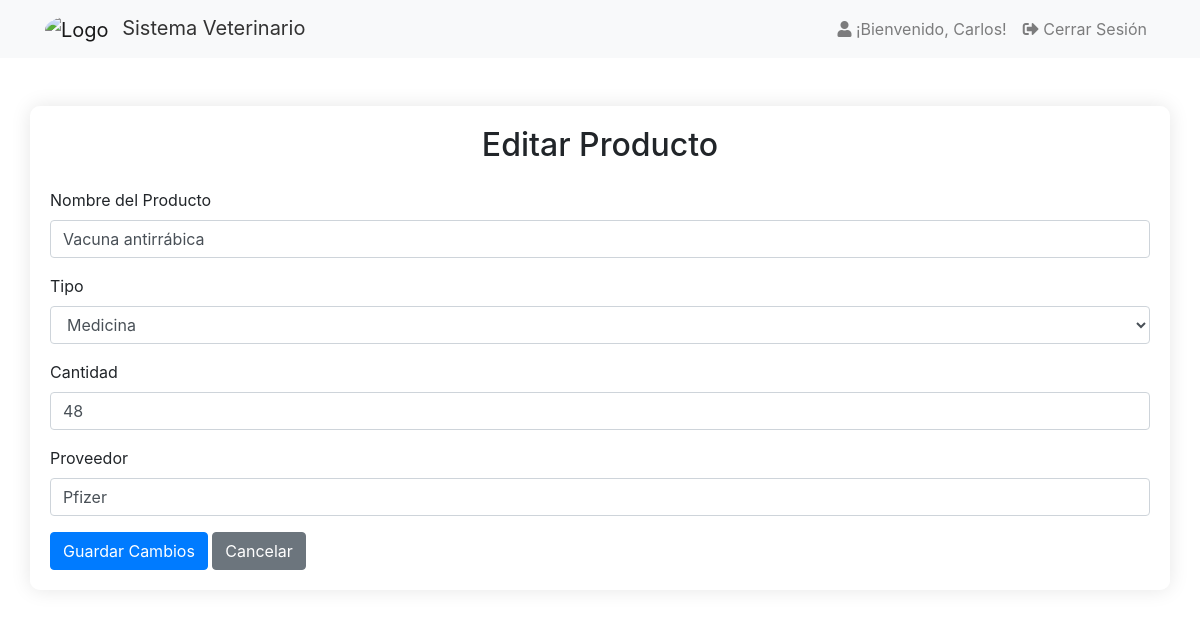
Screenshot of /views/admin_views/editar_producto.php?id=7 (signed in) with the database file from the repository.
### tables this page shows
CREATE TABLE IF NOT EXISTS `producto` (
  `id_producto` int NOT NULL AUTO_INCREMENT,
  `nombre_producto` varchar(50) DEFAULT NULL,
  `tipo` enum('medicina','comida','accesorio') DEFAULT NULL,
  `cantidad` int DEFAULT NULL,
  `proveedor` varchar(50) DEFAULT NULL,
  PRIMARY KEY (`id_producto`)
);

### views/admin_views/editar_producto.php (the view, shortened to what this page needs)
<?php
require_once "../../utils/productos.php";
if ($_SERVER["REQUEST_METHOD"] == "POST" && isset($_POST['editar'])) {
    $id = $_POST['id'];
    $nombre = $_POST['nombre'];
    $tipo = $_POST['tipo'];
    $cantidad = $_POST['cantidad'];
    $proveedor = $_POST['proveedor'];
    $sql = "UPDATE producto SET nombre_producto=?, tipo=?, cantidad=?, proveedor=? WHERE id_producto=?";
    $stmt = $conn->prepare($sql);
    if ($stmt) {
        $stmt->bind_param("ssisi", $nombre, $tipo, $cantidad, $proveedor, $id);
        if ($stmt->execute()) {
            header("Location: gestionar_productos.php");
            exit();
        } else {
            echo "Error al actualizar el producto. Por favor, inténtalo de nuevo.";
        }
    } else {
        echo "Error en la preparación de la consulta.";
    }
    $stmt->close();
} else {
    if (isset($_GET['id'])) {
        $id = $_GET['id'];
        $sql = "SELECT * FROM producto WHERE id_producto=?";
        $stmt = $conn->prepare($sql);
        if ($stmt) {
            $stmt->bind_param("i", $id);
            $stmt->execute();
            $resultado = $stmt->get_result();
            if ($resultado->num_rows == 1) {
                $producto = $resultado->fetch_assoc();
            } else {
                echo "No se encontró el producto.";
                exit();
            }
        } else {
            echo "Error en la preparación de la consulta.";
            exit();
        }
    } else {
        echo "ID del producto no especificado.";
        exit();
    }
}
?>
<!DOCTYPE html>
<html lang="es">
<head>
    <link rel="stylesheet" href="../../css/styles2.css">
    <link rel="stylesheet" href="https://stackpath.bootstrapcdn.com/bootstrap/4.5.2/css/bootstrap.min.css">
</head>
<body>
    <?php include '../header.php'; ?>
    <div class="container mt-5" style="background-color: rgba(255, 255, 255, 0.4); border-radius: 10px; padding: 20px; box-shadow: 0 0 20px rgba(0, 0, 0, 0.1); backdrop-filter: blur(5px);">
    <h2 class="text-center mb-4">Editar Producto</h2>
    <form method="post" action="<?php echo htmlspecialchars($_SERVER["PHP_SELF"]); ?>">
        <div class="form-group">
            <label for="nombre">Nombre del Producto</label>
            <input type="text" class="form-control" id="nombre" name="nombre"
                value="<?php echo $producto['nombre_producto']; ?>" required>
        </div>
        <div class="form-group">
            <label for="tipo">Tipo</label>
            <select class="form-control" id="tipo" name="tipo" required>
                <option value="medicina" <?php echo ($producto['tipo'] == 'medicina') ? 'selected' : ''; ?>>Medicina
                </option>
            </select>
        </div>
        <div class="form-group">
            <label for="cantidad">Cantidad</label>
            <input type="number" class="form-control" id="cantidad" name="cantidad"
                value="<?php echo $producto['cantidad']; ?>" required>
        </div>
        <div class="form-group">
            <label for="proveedor">Proveedor</label>
            <input type="text" class="form-control" id="proveedor" name="proveedor"
                value="<?php echo $producto['proveedor']; ?>" required>
        </div>
        <button type="submit" name="editar" class="btn btn-primary">Guardar Cambios</button>
        <a href="gestionar_productos.php" class="btn btn-secondary">Cancelar</a>
    </form>
</div>
</body>
</html>

### css/styles2.css (style rules this page uses)
body { font-family: Arial, sans-serif; background-image: url('../img/fondo.jpg'); background-size: cover; background-repeat: no-repeat; }

### rows the page displays
producto: nombre "Vacuna antirrábica", tipo "Medicina", cantidad "48", proveedor "Pfizer"

### other values shown
$nombreUsuario "Carlos"
